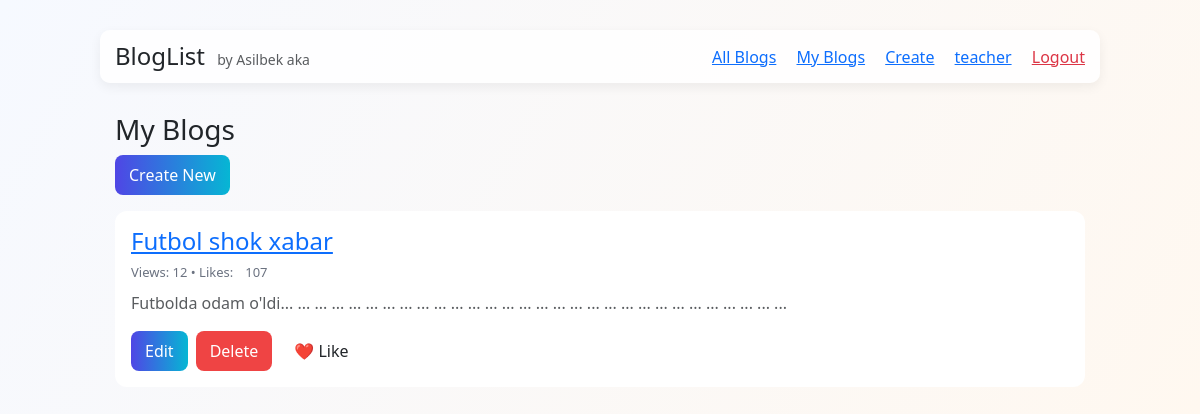
Page /myblogs (signed in) on the committed database.
### models.py (models this page shows)
class User(db.Model, UserMixin):
    id = db.Column(db.Integer, primary_key=True)
    username = db.Column(db.String(50), unique=True, nullable=False)
    email = db.Column(db.String(120), unique=True, nullable=False)
    password = db.Column(db.String(200), nullable=False)
    blogs = db.relationship('Blog', backref='author', lazy=True)
    comments = db.relationship('Comment', backref='user', lazy=True)

class Blog(db.Model):
    id = db.Column(db.Integer, primary_key=True)
    title = db.Column(db.String(150), nullable=False)
    content = db.Column(db.Text, nullable=False)
    image = db.Column(db.String(150), nullable=True)  # Rasm nomi shu ustunda saqlanadi
    views = db.Column(db.Integer, default=0)
    likes = db.Column(db.Integer, default=0)
    created_at = db.Column(db.DateTime, default=datetime.utcnow)
    user_id = db.Column(db.Integer, db.ForeignKey('user.id'), nullable=False)

### app.py (the view)
@app.route('/myblogs')
@login_required
def my_blogs():
    blogs = Blog.query.filter_by(user_id=current_user.id).order_by(Blog.created_at.desc()).all()
    return render_template('my_blogs.html', blogs=blogs)

### app.py (called while the page is built)
@login_manager.user_loader
def load_user(user_id):
    return User.query.get(int(user_id))

### templates/my_blogs.html
{% extends "base.html" %}
{% block content %}
  <h3>My Blogs</h3>
  <a class="btn btn-primary mb-3" href="{{ url_for('create_blog') }}">Create New</a>
  {% for b in blogs %}
    <div class="blog-card p-3">
      <h4><a href="{{ url_for('blog_detail', blog_id=b.id) }}">{{ b.title }}</a></h4>
      <div class="meta mb-2">Views: {{ b.views }} • Likes: <span id="likes-{{ b.id }}">{{ b.likes }}</span></div>
      <p class="text-muted">{{ b.content[:200] }}{% if b.content|length > 200 %}...{% endif %}</p>
      <div class="d-flex gap-2">
        <a class="btn btn-primary" href="{{ url_for('update_blog', blog_id=b.id) }}">Edit</a>
        <form method="POST" action="{{ url_for('delete_blog', blog_id=b.id) }}" onsubmit="return confirm('Delete this blog?');">
          <button class="btn btn-danger" type="submit">Delete</button>
        </form>
        <button class="btn" onclick="sendLike({{ b.id }}, this)">❤️ Like</button>
      </div>
    </div>
  {% else %}
    <p>No blogs yet. <a href="{{ url_for('create_blog') }}">Create one</a>.</p>
  {% endfor %}
{% endblock %}

### templates/base.html (shortened to what this page needs)
<!doctype html>
<html lang="en">
<head>
  <link href="https://cdn.jsdelivr.net/npm/bootstrap@5.3.2/dist/css/bootstrap.min.css" rel="stylesheet">
  <link rel="stylesheet" href="{{ url_for('static', filename='css/style.css') }}">
</head>
<body>
  <nav class="navbar container mb-4">
    <div>
      <a href="{{ url_for('index') }}" class="h4 text-decoration-none">BlogList</a>
      <small class="text-muted ms-2">by Asilbek aka</small>
    </div>
    <div>
      <a class="me-3" href="{{ url_for('all_blogs') }}">All Blogs</a>
      {% if current_user.is_authenticated %}
        <a class="me-3" href="{{ url_for('my_blogs') }}">My Blogs</a>
        <a class="me-3" href="{{ url_for('create_blog') }}">Create</a>
        <a class="me-3" href="{{ url_for('profile') }}">{{ current_user.username }}</a>
        <a class="text-danger" href="{{ url_for('logout') }}">Logout</a>
      {% else %}
        <a class="me-3" href="{{ url_for('login') }}">Login</a>
        <a class="me-3" href="{{ url_for('register') }}">Register</a>
      {% endif %}
    </div>
  </nav>
  <div class="container">
    {% block content %}{% endblock %}
  </div>
</body>
</html>

### static/css/style.css (style rules this page uses)
body { font-family: 'Segoe UI', Tahoma, Geneva, Verdana, sans-serif; background: linear-gradient(120deg,#f6f9ff,#fff8f0); margin:0; padding:0; }
.container { max-width: 1000px; margin: 30px auto; padding: 0 15px; }
.navbar { display:flex; justify-content:space-between; align-items:center; padding:12px 15px; background: rgba(255,255,255,0.9); border-radius: 10px; box-shadow: 0 4px 12px rgba(0,0,0,0.06); }
.blog-card { background: white; padding:18px; border-radius:12px; margin-bottom:18px; transition: transform 0.35s cubic-bezier(.2,.8,.2,1), box-shadow .35s; cursor: pointer; overflow: hidden; }
.meta { display:flex; gap:12px; font-size:13px; color:#6b7280; }
.btn { padding:8px 14px; border-radius:8px; border: none; cursor:pointer; }
.btn-primary { background: linear-gradient(90deg,#4f46e5,#06b6d4); color:white; }
.btn-danger { background:#ef4444; color:white; }

### rows in the picture
User: username "teacher"
Blog: title "Futbol shok xabar", views "12", likes "107", content "Futbolda odam o'ldi... ... ... ... ... ... ... ... ... ... ... ... ... ... ... ... ... ... ... ... ... ... ... ... ... ... ... ... ... ..."
